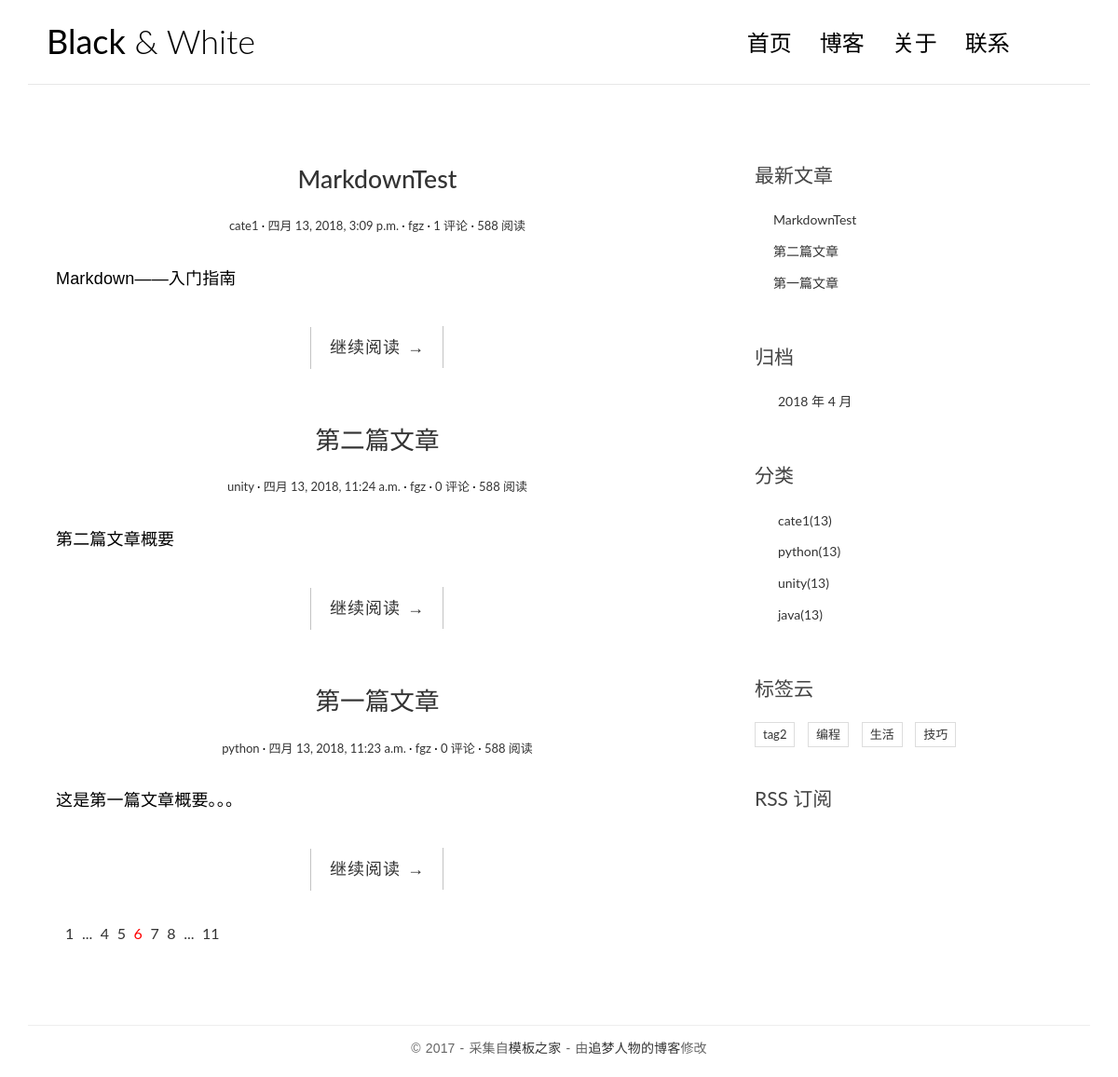
The page / on the database its author committed.
### blog/models.py (models this page shows, shortened)
class Post(models.Model):
    title = models.CharField(max_length=70)
    body = models.TextField()
    created_time = models.DateTimeField()
    modified_time = models.DateTimeField()
    excerpt = models.CharField(max_length=200, blank=True)
    category = models.ForeignKey(Category)
    tags = models.ManyToManyField(Tag, blank=True)
    author = models.ForeignKey(User)
    def get_absolute_url(self):
        return reverse('blog:detail', kwargs={'pk': self.pk})
    class Meta:
        ordering = ['-created_time']

class Category(models.Model):
    name = models.CharField(max_length=100)

class Tag(models.Model):
    name = models.CharField(max_length=100)

### blog/views.py (the view)
# urls.py: url(r'^$', views.index, name='index'),
def index(request):
    post_list = Post.objects.all()
    return render(request, 'blog/index.html', context={'post_list': post_list})

### blog/templatetags/blog_tags.py (called while the page is built)
@register.simple_tag
def get_recent_posts(num=5):
    return Post.objects.all().order_by('-created_time')[:num]

@register.simple_tag
def archives():
    return Post.objects.dates('created_time', 'month', order='DESC')

@register.simple_tag
def get_categories():
    return Category.objects.all()

@register.simple_tag
def get_tags():
    return Tag.objects.all()

### templates/blog/index.html
{% extends 'base.html' %}
{% block main %}
	{% for post in post_list%}
		<article class="post post-{{ post.pk }}">
			<header class="entry-header">
				<h1 class="entry-title">
					<a href="{{ post.get_absolute_url }}">{{ post.title }}</a>
				</h1>
				<div class="entry-meta">
					<span class="post-category"><a href="#">{{ post.category.name }}</a></span>
					<span class="post-date"><a href="#"><time class="entry-date"
															  datetime="{{ post.created_time }}">{{ post.created_time }}</time></a></span>
					<span class="post-author"><a href="#">{{ post.author }}</a></span>
					<span class="comments-link"><a href="#">{{ post.comment_set.count }} 评论</a></span>
					<span class="views-count"><a href="#">588 阅读</a></span>
				</div>
			</header>
			<div class="entry-content clearfix">
				<p>{{ post.excerpt }}</p>
				<div class="read-more cl-effect-14">
					<a href="{{ post.get_absolute_url }}" class="more-link">继续阅读 <span class="meta-nav">→</span></a>
				</div>
			</div>
		</article>
	{% empty %}
		<div class="no-post">暂时还没有发布的文章！</div>
	{% endfor %}
	<div class="pagination">
		<ul>
			<li><a href="">1</a></li>
			<li><a href="">...</a></li>
			<li><a href="">4</a></li>
			<li><a href="">5</a></li>
			<li class="current"><a href="">6</a></li>
			<li><a href="">7</a></li>
			<li><a href="">8</a></li>
			<li><a href="">...</a></li>
			<li><a href="">11</a></li>
		</ul>
	</div>
{% endblock main %}

### templates/base.html (shortened to what this page needs)
{% load staticfiles %}
{% load blog_tags %}
<!DOCTYPE html>
<html>
<head>
    <link rel="stylesheet" href="http://code.ionicframework.com/ionicons/2.0.1/css/ionicons.min.css">
	<link rel="stylesheet" href="{% static 'blog/css/bootstrap.min.css' %}">
    <link rel="stylesheet" href="{% static 'blog/css/pace.css' %}">
    <link rel="stylesheet" href="{% static 'blog/css/custom.css' %}">
	<link rel="stylesheet" href="{% static 'blog/css/highlights/github.css' %}">
</head>
<body>
<div class="container">
    <header id="site-header">
        <div class="row">
            <div class="col-md-4 col-sm-5 col-xs-8">
                <div class="logo">
                    <h1><a href="{% url 'blog:index' %}"><b>Black</b> &amp; White</a></h1>
                </div>
            </div>
            <div class="col-md-8 col-sm-7 col-xs-4">
                <nav class="main-nav" role="navigation">
                    <div class="collapse navbar-collapse" id="bs-example-navbar-collapse-1">
                        <ul class="nav navbar-nav navbar-right">
                            <li class="cl-effect-11"><a href="{% url 'blog:index' %}" data-hover="首页">首页</a></li>
                            <li class="cl-effect-11"><a href="full-width.html" data-hover="博客">博客</a></li>
                            <li class="cl-effect-11"><a href="about.html" data-hover="关于">关于</a></li>
                            <li class="cl-effect-11"><a href="contact.html" data-hover="联系">联系</a></li>
                        </ul>
                    </div>
                </nav>
            </div>
        </div>
    </header>
</div>
<div class="content-body">
    <div class="container">
        <div class="row">
			<main class="col-md-8">
				{% block main %}
				{% endblock main %}
			</main>
            <aside class="col-md-4">
                <div class="widget widget-recent-posts">
                    <h3 class="widget-title">最新文章</h3>
					{% get_recent_posts as recent_post_list %}
                    <ul>
						{% for post in recent_post_list %}
                        <li>
                            <a href="{{ post.get_absolute_url }}">{{ post.title }}</a>
                        </li>
						{% empty %}
						暂无文章！
						{% endfor %}
                    </ul>
                </div>
                <div class="widget widget-archives">
                    <h3 class="widget-title">归档</h3>
					{% archives as date_list %}
                    <ul>
						{% for date in date_list %}
                        <li>
                            <a href="{% url 'blog:archives' date.year date.month %}">{{ date.year }} 年 {{date.month}} 月</a>
                        </li>
						{% empty %}
						暂无归档！
						{% endfor %}
                    </ul>
                </div>
                <div class="widget widget-category">
                    <h3 class="widget-title">分类</h3>
					{% get_categories as category_list %}
                    <ul>
						{% for category in category_list %}
                        <li>
                            <a href="{% url 'blog:category' category.pk %}">{{ category.name }}<span class="post-count">(13)</span></a>
                        </li>
						{% empty %}
						暂无分类！
						{% endfor %}
                    </ul>
                </div>
                <div class="widget widget-tag-cloud">
                    <h3 class="widget-title">标签云</h3>
					{% get_tags as tags_list %}
                    <ul>
						{% for tag in tags_list %}
                        <li>
                            <a href="#">{{ tag.name }}</a>
                        </li>
						{% empty %}
						暂无标签云！
						{% endfor %}
                    </ul>
                </div>
                <div class="rss">
                    <a href=""> RSS 订阅</a>
                </div>
            </aside>
        </div>
    </div>
</div>
<footer id="site-footer">
    <div class="container">
        <div class="row">
            <div class="col-md-12">
                <p class="copyright">&copy 2017 - 采集自<a href="http://www.cssmoban.com/"
                                                        target="_blank" title="模板之家">模板之家</a>
                    - 由<a href="http://zmrenwu.com/" title="网页模板" target="_blank">追梦人物的博客</a>修改
                </p>
            </div>
        </div>
    </div>
</footer>
</body>
</html>

### blog/static/blog/css/custom.css (style rules this page uses)
* { outline: none; }
h1, h2, h3, h4, h5, h6 { margin-top: 0; }
b { font-weight: 400; }
a { color: #333; }
body { color: #444; font-family: 'Lato', sans-serif; }
p { font-family: 'Ubuntu', sans-serif; font-weight: 400; word-spacing: 1px; letter-spacing: 0.01em; }
#site-header { background-color: #FFF; padding: 25px 20px; margin-bottom: 40px; border-bottom: 1px solid #e7e7e7; }
.logo h1 a { color: #000; }
.logo h1 { margin: 0; font-family: 'Lato', sans-serif; font-weight: 300; }
.main-nav { margin-top: 11px; max-width: 95%; }
.main-nav a { color: #000000 !important; padding: 0 0 5px 0 !important; margin-right: 30px; font-family: 'Lato', sans-serif; font-weight: 300; font-size: 24px; }
.cl-effect-11 a { padding: 10px 0; color: #0972b4; text-shadow: none; }
.cl-effect-11 a::before { position: absolute; top: 0; left: 0; overflow: hidden; padding: 0 0 5px 0 !important; max-width: 0; border-bottom: 1px solid #000; color: #000; content: attr(data-hover); white-space: nowrap; -webkit-transition: max-width 0.5s; -moz-transition: max-width 0.5s; transition: max-width 0.5s; }
.content-body { padding-bottom: 4em; }
.post { background: #fff; padding: 30px 30px 0; }
.entry-title { text-align: center; font-size: 1.9em; margin-bottom: 20px; line-height: 1.6; padding: 10px 20px 0; }
.entry-meta { text-align: center; color: #DDDDDD; font-size: 13px; margin-bottom: 30px; }
.entry-content { font-size: 18px; line-height: 1.9; font-weight: 300; color: #000; }
.post-category::after, .post-date::after, .post-author::after, .comments-link::after { content: ' ·'; color: #000; }
.read-more { font-family: 'Ubuntu', sans-serif; font-weight: 400; word-spacing: 1px; letter-spacing: 0.01em; text-align: center; margin-top: 20px; }
.cl-effect-14 a { padding: 0 20px; height: 45px; line-height: 45px; position: relative; display: inline-block; margin: 15px 25px; letter-spacing: 1px; font-weight: 400; text-shadow: 0 0 1px rgba(255, 255, 255, 0.3); }
.cl-effect-14 a::before, .cl-effect-14 a::after { position: absolute; width: 45px; height: 1px; background: #C3C3C3; content: ''; -webkit-transition: all 0.3s; -moz-transition: all 0.3s; transition: all 0.3s; pointer-events: none; }
.cl-effect-14 a::before { top: 0; left: 0; -webkit-transform: rotate(90deg); -moz-transform: rotate(90deg); transform: rotate(90deg); -webkit-transform-origin: 0 0; -moz-transform-origin: 0 0; transform-origin: 0 0; }
.cl-effect-14 a::after { right: 0; bottom: 0; -webkit-transform: rotate(90deg); -moz-transform: rotate(90deg); transform: rotate(90deg); -webkit-transform-origin: 100% 0; -moz-transform-origin: 100% 0; transform-origin: 100% 0; }
.widget { background: #fff; padding: 30px 0 0; }
.widget-title { font-size: 1.5em; margin-bottom: 20px; line-height: 1.6; padding: 10px 0 0; font-weight: 400; }
.widget-recent-posts ul { padding: 0; margin: 0; padding-left: 20px; }
.widget-recent-posts ul li { list-style-type: none; position: relative; line-height: 170%; margin-bottom: 10px; }
.widget-recent-posts ul li::before { content: '\f3d3'; font-family: "Ionicons"; position: absolute; left: -17px; top: 3px; font-size: 16px; color: #000; }
.widget-archives ul { padding: 0; margin: 0; padding-left: 25px; }
.widget-archives ul li { list-style-type: none; position: relative; line-height: 170%; margin-bottom: 10px; }
.widget-archives ul li::before { content: '\f3f3'; font-family: "Ionicons"; position: absolute; left: -25px; top: 1px; font-size: 16px; color: #000; }
.widget-category ul { padding: 0; margin: 0; padding-left: 25px; }
.widget-category ul li { list-style-type: none; position: relative; line-height: 170%; margin-bottom: 10px; }
.widget-category ul li::before { content: '\f3fe'; font-family: "Ionicons"; position: absolute; left: -25px; top: 1px; font-size: 18px; color: #000; }
.widget-tag-cloud ul { padding: 0; margin: 0; margin-right: -10px; }
.widget-tag-cloud ul li { list-style-type: none; font-size: 13px; display: inline-block; margin-right: 10px; margin-bottom: 10px; padding: 3px 8px; border: 1px solid #ddd; }
.rss { font-size: 21px; margin-top: 30px; }
.rss a { color: #444; }
#site-footer { padding-top: 10px; padding: 0 0 1.5em 0; }
.copyright { text-align: center; padding-top: 1em; margin: 0; border-top: 1px solid #eee; color: #666; }
.pagination ul { list-style: none; }
.pagination ul li { display: inline-block; font-size: 16px; margin-right: 5px; }
.current a { color: red; }

### rows shown on the page
Post: title "MarkdownTest", category.name "cate1", created_time "四月 13, 2018, 3:09 p.m.", author "fgz", comment_set.count "1", excerpt "Markdown——入门指南"
Post: title "第二篇文章", category.name "unity", created_time "四月 13, 2018, 11:24 a.m.", author "fgz", comment_set.count "0", excerpt "第二篇文章概要"
Post: title "第一篇文章", category.name "python", created_time "四月 13, 2018, 11:23 a.m.", author "fgz", comment_set.count "0", excerpt "这是第一篇文章概要。。。"
Category: name "cate1"
Category: name "python"
Category: name "unity"
Category: name "java"
Tag: name "tag2"
Tag: name "编程"
Tag: name "生活"
Tag: name "技巧"

### other values the page prints
{{ date.year }} "2018"
{{ date.month }} "4"
